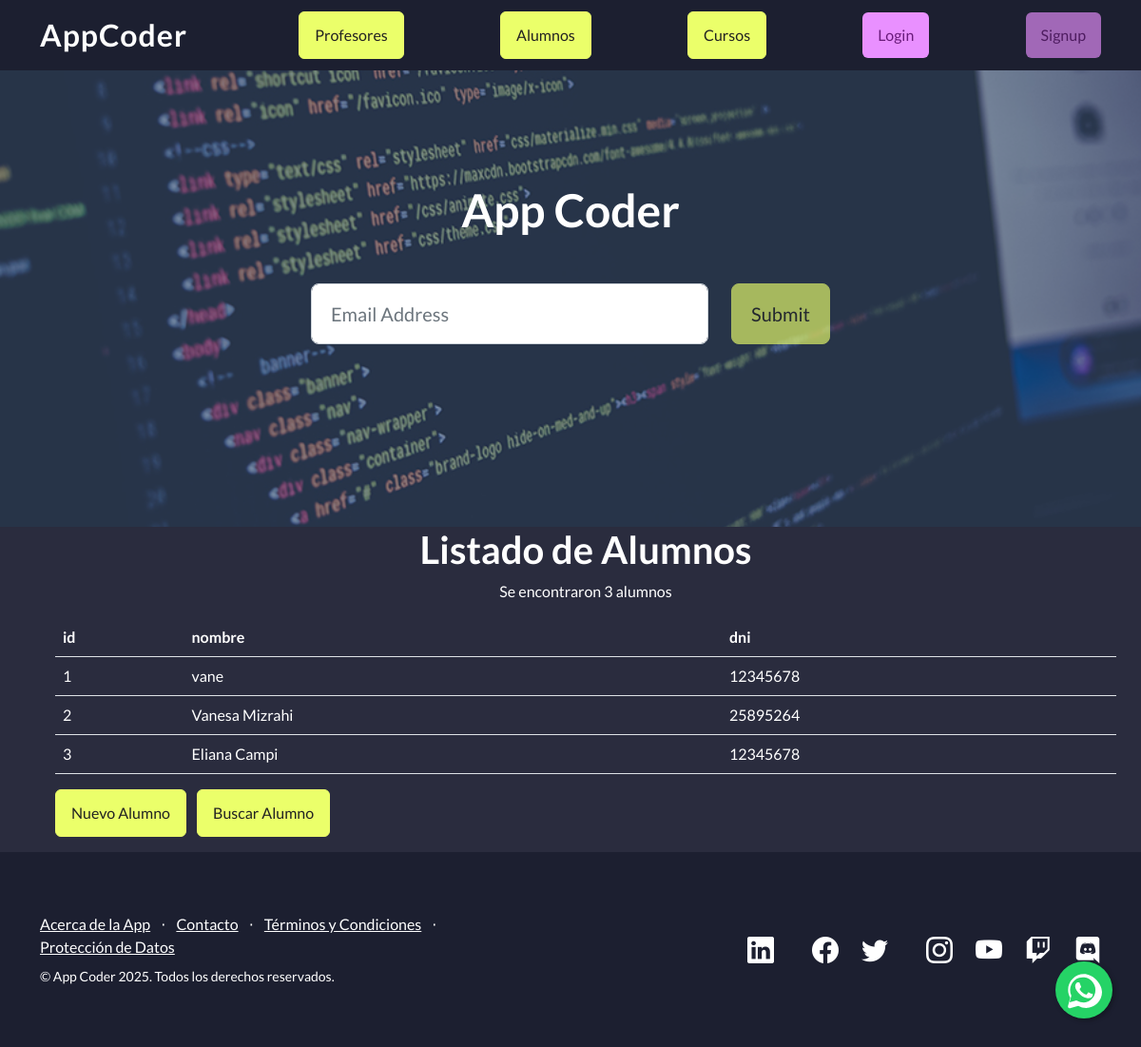
Page /AppCoder/alumnos/ on the committed database.
### AppCoder/models.py (models this page shows, shortened)
class Alumno(models.Model):
    nombre = models.CharField(max_length=40)
    dni = models.CharField(max_length=15)

### AppCoder/views.py (the view)
# urls.py: path('alumnos/', views.alumnos, name='alumnos'),
def alumnos(request):
    alumnos_list = Alumno.objects.all()
    alumnos_dictionary = {
        "alumnos": alumnos_list
    }
    plantilla = loader.get_template("alumnos.html")
    documento = plantilla.render(alumnos_dictionary, request)
    return HttpResponse(documento)

### AppCoder/template/alumnos.html
{% extends "padre.html" %}
{% load static %}
{% block contenido %}
<ul>
<h1 class="text-center">Listado de Alumnos</h1>
<p class="text-center">Se encontraron {{alumnos|length}} alumnos</p>
<main class="container text-white">
    <table class="table text-white">
        <tr>
            <th>id</th>
                <th>nombre</th>
                <th>dni</th>
            </tr>
            {% for alumno in alumnos %}
            <tr>
                <td>{{ alumno.id }}</td>
                <td>{{ alumno.nombre }}</td>
                <td>{{ alumno.dni }}</td>
            </tr>
            {% endfor %}
        </table>
        <a href ="{% url 'alumno_formulario' %}" class="btn btn-primary me-2">Nuevo Alumno</a>
        <a href ="{% url 'buscar_alumno' %}" class="btn btn-primary">Buscar Alumno</a>
    </main>
</ul>
{% endblock %}

### AppCoder/template/padre.html (style rules this page uses)
body { background-color: rgb(42, 44, 62) !important; color: #fff !important; }
.btn-primary { background-color: rgb(235, 255, 106) !important; border-color: rgb(235, 255, 106) !important; color: #222 !important; }

### rows in the picture
Alumno: id "1", nombre "vane", dni "12345678"
Alumno: id "2", nombre "Vanesa Mizrahi", dni "25895264"
Alumno: id "3", nombre "Eliana Campi", dni "12345678"

### other values in the picture
{{ alumnos|length }} "3"
